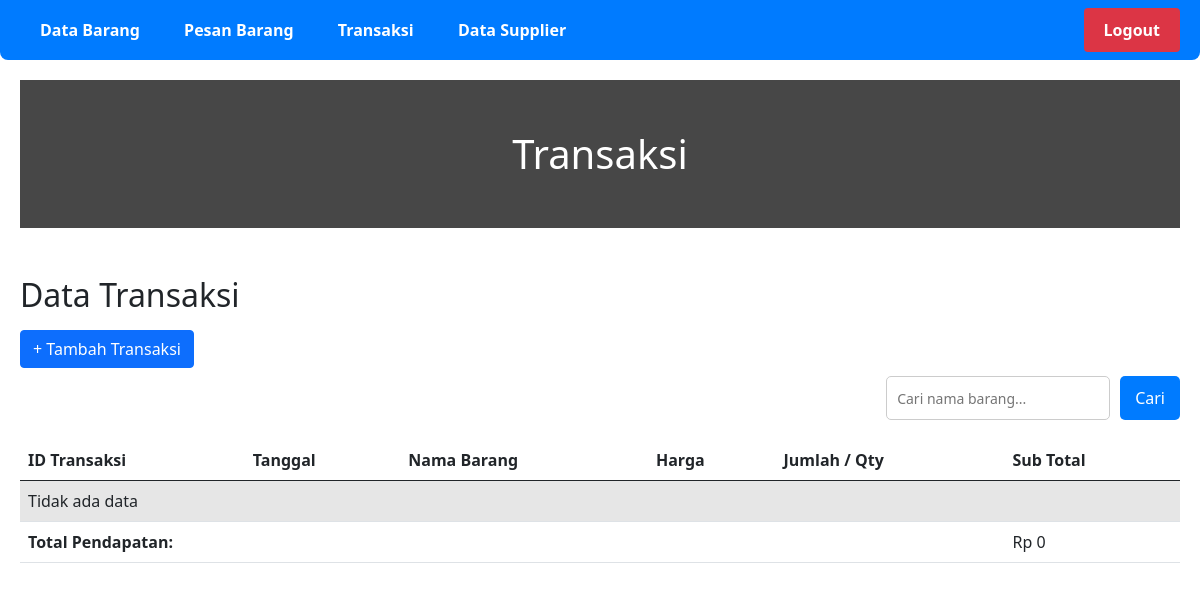
/admin/transaksi.php, run on an earlier commit of the app's database.
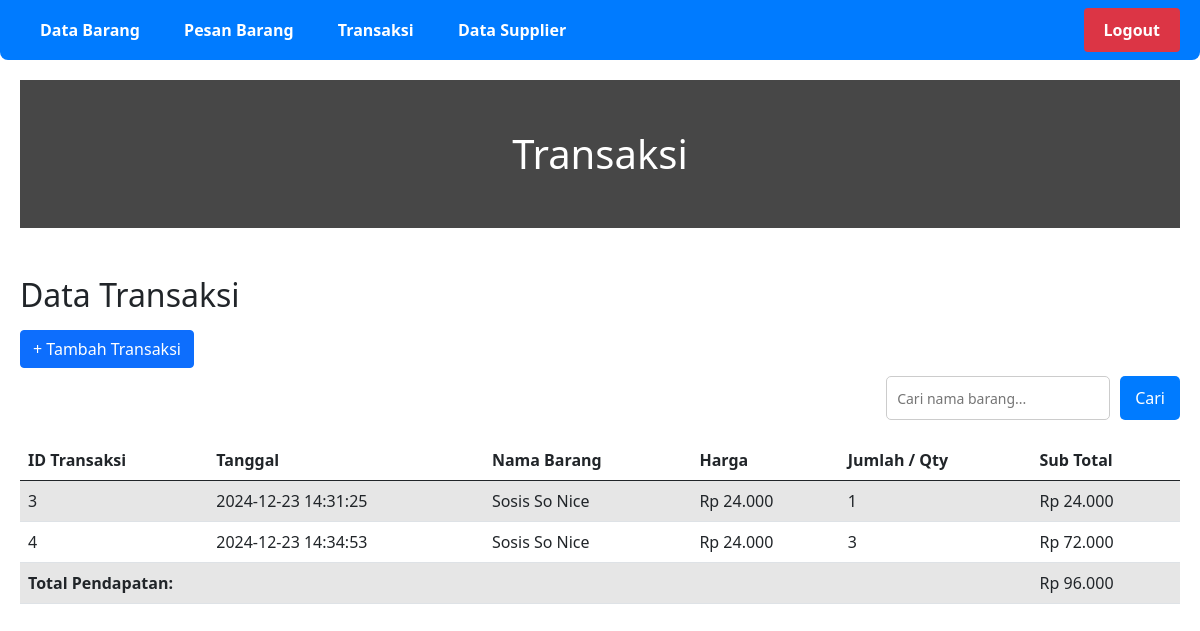
And on a later commit of the database.
### tables this page shows
CREATE TABLE `nota` (
  `id_nota` int(30) NOT NULL,
  `nama` varchar(100) NOT NULL,
  `tanggal` datetime NOT NULL,
  `harga` int(30) DEFAULT NULL,
  `jumlah` int(30) DEFAULT NULL,
  `pendapatan` int(30) NOT NULL
);

### admin/transaksi.php (the view, shortened to what this page needs)
<?php
include '../connection.php';
$search_query = isset($_GET['search']) ? $conn->real_escape_string($_GET['search']) : '';
$sql = "
    SELECT
        nota.id_nota,
        nota.tanggal,
        nota.nama AS nama_barang,
        nota.harga,
        nota.jumlah,
        (nota.harga * nota.jumlah) AS sub_total
    FROM nota
    WHERE nota.id_nota LIKE '%$search_query%'
       OR nota.nama LIKE '%$search_query%'
    ORDER BY nota.id_nota, nota.tanggal DESC
";
$result = $conn->query($sql);
$totalPendapatanQuery = "
    SELECT SUM(nota.harga * nota.jumlah) AS total_pendapatan
    FROM nota
";
$totalPendapatanResult = $conn->query($totalPendapatanQuery);
$totalPendapatanRow = $totalPendapatanResult->fetch_assoc();
$totalPendapatan = $totalPendapatanRow['total_pendapatan'] ?? 0;
?>
<!DOCTYPE html>
<html lang="id">
<head>
    <link rel="stylesheet" href="https://cdnjs.cloudflare.com/ajax/libs/font-awesome/5.15.3/css/all.min.css">
    <link href="../style.css" rel="stylesheet">
    <link href="https://cdn.jsdelivr.net/npm/bootstrap@5.0.2/dist/css/bootstrap.min.css" rel="stylesheet">
</head>
<body>
    <div class="navbar">
        <div>
            <a href="index.php">Data Barang</a>
            <a href="pesanbarang.php">Pesan Barang</a>
            <a href="transaksi.php">Transaksi</a>
            <a href="supplier.php">Data Supplier</a>
        </div>
        <a href="logout.php" class="logout-button">Logout</a>
    </div>
    <div class="dashboard-container">
        <h1 class="page-title">Transaksi</h1>
        <h2 class="mt-5 mb-2">Data Transaksi</h2>
        <a href="transaksi_tambah.php" class="btn my-2 btn-primary">+ Tambah Transaksi</a>
        <div class="search-container">
            <form action="" method="GET" class="search-form">
                <input type="text" name="search" class="search-bar" placeholder="Cari nama barang..." value="<?php echo htmlspecialchars($search_query); ?>">
                <button type="submit" class="search-btn">Cari</button>
            </form>
        </div>
        <div class="table">
            <table class="table table-striped">
                <thead>
                    <tr>
                        <th>ID Transaksi</th>
                        <th>Tanggal</th>
                        <th>Nama Barang</th>
                        <th>Harga</th>
                        <th>Jumlah / Qty</th>
                        <th>Sub Total</th>
                    </tr>
                </thead>
                <tbody>
                    <?php
                    if ($result->num_rows > 0) {
                        while ($row = $result->fetch_assoc()) {
                            echo "<tr>
                                    <td>" . $row["id_nota"] . "</td>
                                    <td>" . $row["tanggal"] . "</td>
                                    <td>" . $row["nama_barang"] . "</td>
                                    <td>Rp " . number_format($row["harga"], 0, ',', '.') . "</td>
                                    <td>" . $row["jumlah"] . "</td>
                                    <td>Rp " . number_format($row["sub_total"], 0, ',', '.') . "</td>
                                  </tr>";
                        }
                    } else {
                        echo "<tr><td colspan='6'>Tidak ada data</td></tr>";
                    }
                    ?>
                    <tr>
                        <td colspan="5"><strong>Total Pendapatan:</strong></td>
                        <td>Rp <?php echo number_format($totalPendapatan, 0, ',', '.'); ?></td>
                    </tr>
                </tbody>
            </table>
        </div>
    </div>
</body>
</html>

What changed in the data, as far as the page shows it:
added nota: id_nota "3", tanggal "2024-12-23 14:31:25", nama "Sosis So Nice", harga "24.000", jumlah "1", sub_total "24.000"
added nota: id_nota "4", tanggal "2024-12-23 14:34:53", nama "Sosis So Nice", harga "24.000", jumlah "3", sub_total "72.000"
Also different on the page:
$totalPendapatan: "0" → "96.000"
text no longer shown: "Tidak ada data"
